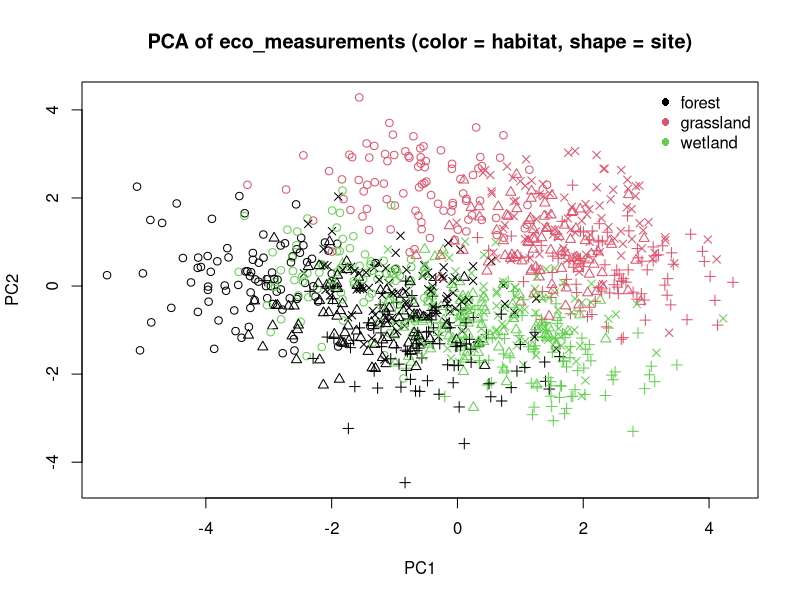

The R source for this figure:
## ============================================================
## The Kaamos workshop “Effective Data Visualization in Research"
## Kaamos Symposium 2-4.12.2025
## Oulu University / Finland
##
## Synthetic ecological dataset for the workshop
## File to be created: eco_measurements.csv
##
## dr Jan Pawel Jastrzebski
## bioinformatyka@gmail.com
## ORCID ID: 0000-0001-8699-7742
## Reproducible thanks to set.seed()
## ============================================================

# setting working directory
setwd("E://Praca/Staze_Szkolenia_Projekty_Konferencje/Fin/")
set.seed(1234)

## Define factors -------------------------------------------------------------

sites        <- c("A", "B", "C", "D")
habitats     <- c("forest", "grassland", "wetland")
species      <- c("species1", "species2", "species3")
replicates   <- 1:5
n_per_combo  <- 6   # number of individuals per site × habitat × species × replicate

# Full factorial design
design <- expand.grid(
  site         = sites,
  habitat_type = habitats,
  species      = species,
  replicate    = replicates,
  obs          = seq_len(n_per_combo),
  KEEP.OUT.ATTRS = FALSE,
  stringsAsFactors = FALSE
)

n <- nrow(design)
n
# 4 sites × 3 habitats × 3 species × 5 reps × 6 obs = 1080 rows


## Effects for sites / habitats / species ------------------------------------

# Height effects (cm)
site_height_effect <- c(A = 10, B = 0, C = -5, D = 3)
hab_height_effect  <- c(forest = 8, grassland = 0, wetland = -3)
sp_height_effect   <- c(species1 = 0, species2 = 5, species3 = -2)

# Soil moisture effects (0–1 scale)
hab_moisture_base <- c(forest = 0.6, grassland = 0.4, wetland = 0.8)
site_moisture_adj <- c(A = 0.05, B = 0, C = -0.05, D = 0.02)

# Temperature (°C) effects by site (A warmest, C coolest)
site_temp_mean <- c(A = 23, B = 21, C = 19, D = 20)

# Nitrogen base by site and habitat (ppm)
site_N_base   <- c(A = 40, B = 35, C = 30, D = 25)
hab_N_adjust  <- c(forest = 10, grassland = 0, wetland = 5)

# Chlorophyll by species and habitat
sp_chl_base   <- c(species1 = 40, species2 = 45, species3 = 50)
hab_chl_adj   <- c(forest = 5, grassland = 0, wetland = -3)


## Generate numeric variables -------------------------------------------------

# 5. height_cm: roughly normal, affected by site, habitat, species
height_cm <- with(design,
                  50 +
                    site_height_effect[site] +
                    hab_height_effect[habitat_type] +
                    sp_height_effect[species] +
                    rnorm(n, mean = 0, sd = 5)
)
height_cm[height_cm < 5] <- 5  # avoid zero/negative

# 6. leaf_area_cm2: correlated with height (roughly linear + noise)
leaf_area_cm2 <- 0.8 * height_cm + rnorm(n, mean = 0, sd = 10)
leaf_area_cm2[leaf_area_cm2 < 1] <- 1

# 7. biomass_g: non-linear function of height + noise
biomass_g <- 0.12 * (height_cm ^ 1.15) + rnorm(n, mean = 0, sd = 5)
biomass_g[biomass_g < 0.5] <- 0.5

# 8. chlorophyll_content: species + habitat effects + moderate noise
chlorophyll_content <- with(design,
                            sp_chl_base[species] +
                              hab_chl_adj[habitat_type] +
                              rnorm(n, mean = 0, sd = 3)
)
chlorophyll_content[chlorophyll_content < 10] <- 10

# 9. soil_moisture: strong habitat effect + site adjustment + noise
soil_moisture <- with(design,
                      hab_moisture_base[habitat_type] +
                        site_moisture_adj[site] +
                        rnorm(n, mean = 0, sd = 0.05)
)
soil_moisture <- pmin(pmax(soil_moisture, 0.1), 0.95)  # clamp 0.1–0.95

# 10. soil_ph: relatively random in 4.5–7.5, slight site effect
site_ph_shift <- c(A = 0.3, B = 0, C = -0.2, D = 0.1)
soil_ph <- with(design,
                6 + site_ph_shift[site] + rnorm(n, mean = 0, sd = 0.4)
)
soil_ph <- pmin(pmax(soil_ph, 4.5), 7.5)

# 11. temperature_C: mostly site-driven
temperature_C <- with(design,
                      site_temp_mean[site] + rnorm(n, mean = 0, sd = 1)
)

# 12. light_intensity: lower in forest, higher in grassland/wetland
hab_light_base <- c(forest = 200, grassland = 600, wetland = 400)
site_light_adj <- c(A = 50, B = 0, C = -50, D = 30)

light_intensity <- with(design,
                        hab_light_base[habitat_type] +
                          site_light_adj[site] +
                          rnorm(n, mean = 0, sd = 80)
)
light_intensity[light_intensity < 50] <- 50

# 13. nitrogen_ppm: strong site + habitat effect
nitrogen_ppm <- with(design,
                     site_N_base[site] +
                       hab_N_adjust[habitat_type] +
                       rnorm(n, mean = 0, sd = 5)
)
nitrogen_ppm[nitrogen_ppm < 1] <- 1

# 14. phosphorus_ppm: moderately correlated with nitrogen
phosphorus_ppm <- 0.5 * nitrogen_ppm + rnorm(n, mean = 0, sd = 3)
phosphorus_ppm[phosphorus_ppm < 0.5] <- 0.5

# 15. potassium_ppm: mostly random, with mild habitat trends
hab_K_shift <- c(forest = 5, grassland = 0, wetland = 3)
potassium_ppm <- with(design,
                      30 + hab_K_shift[habitat_type] + rnorm(n, mean = 0, sd = 4)
)
potassium_ppm[potassium_ppm < 5] <- 5

# 16. growth_rate_cm_week: depends on height & soil_moisture + noise
growth_rate_cm_week <- 0.05 * height_cm +
  2.0 * soil_moisture +
  rnorm(n, mean = 0, sd = 1.5)
growth_rate_cm_week[growth_rate_cm_week < 0] <- 0


## Build final data frame ----------------------------------------------------

eco_measurements <- data.frame(
  site                = factor(design$site, levels = sites),
  habitat_type        = factor(design$habitat_type, levels = habitats),
  species             = factor(design$species, levels = species),
  replicate           = factor(design$replicate),
  height_cm           = round(height_cm, 2),
  leaf_area_cm2       = round(leaf_area_cm2, 2),
  biomass_g           = round(biomass_g, 2),
  chlorophyll_content = round(chlorophyll_content, 2),
  soil_moisture       = round(soil_moisture, 3),
  soil_ph             = round(soil_ph, 2),
  temperature_C       = round(temperature_C, 2),
  light_intensity     = round(light_intensity, 1),
  nitrogen_ppm        = round(nitrogen_ppm, 2),
  phosphorus_ppm      = round(phosphorus_ppm, 2),
  potassium_ppm       = round(potassium_ppm, 2),
  growth_rate_cm_week = round(growth_rate_cm_week, 3)
)

str(eco_measurements)
summary(eco_measurements)


## Optional: quick PCA check (for you, not for students yet) -----------------

# Only numeric columns:
num_cols <- sapply(eco_measurements, is.numeric)
eco_numeric <- eco_measurements[, num_cols]

pca <- prcomp(scale(eco_numeric), center = TRUE, scale. = TRUE)

# Quick diagnostic plot: PC1 vs PC2 colored by habitat / site
# (You can later turn this into a ggplot example in the tutorial)
plot(
  pca$x[,1], pca$x[,2],
  col = eco_measurements$habitat_type,
  pch = as.numeric(eco_measurements$site),
  xlab = "PC1", ylab = "PC2",
  main = "PCA of eco_measurements (color = habitat, shape = site)"
)
legend("topright", legend = levels(eco_measurements$habitat_type),
       col = 1:length(levels(eco_measurements$habitat_type)), pch = 16, bty = "n")

## Save to CSV ---------------------------------------------------------------

write.csv(eco_measurements, file = "eco_measurements.csv", row.names = FALSE)
